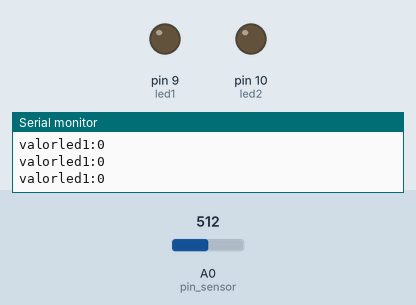
The sketch below on a simulated Arduino Uno, built with avr-gcc and run on an emulated ATmega328P. Shown: output pins drawn as LEDs (lit = HIGH), the last lines printed to the serial monitor. Inputs (shaded band) come from the test bench; at power-on: A0 (pin_sensor) = 512.

Above: at 1.2 s.
1.3 s: A0 (pin_sensor) set to 716
At 1.6 s:
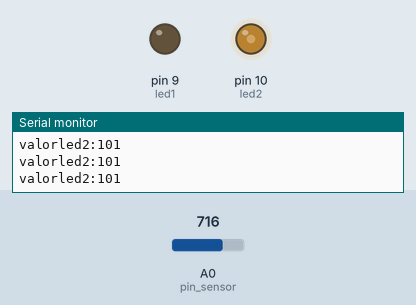
2.8 s: A0 (pin_sensor) set to 0
At 4.0 s:
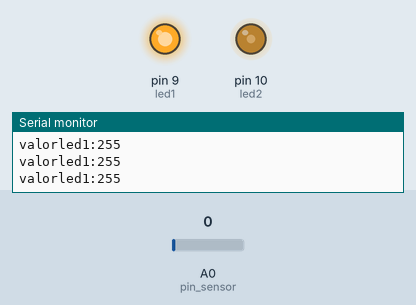
4.3 s: A0 (pin_sensor) set to 4
At 5.1 s:
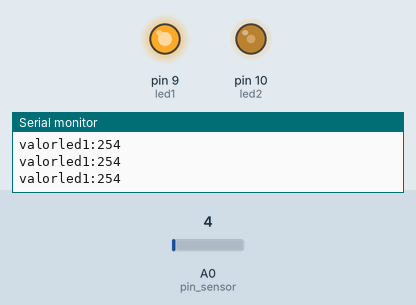
5.8 s: A0 (pin_sensor) set to 306
At 6.4 s:
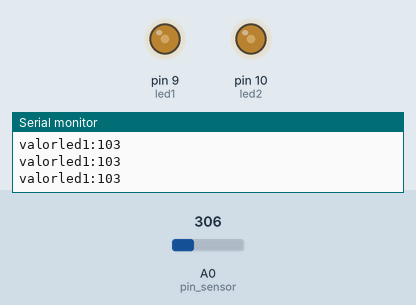
7.3 s: A0 (pin_sensor) set to 522
At 8.5 s:
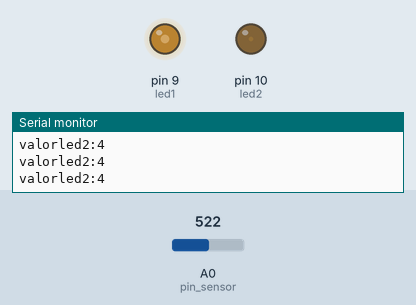
8.8 s: A0 (pin_sensor) set to 511
At 9.7 s:
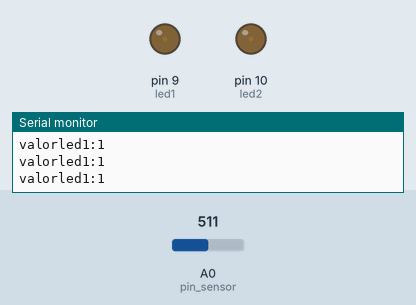
Timing chart, 0 to 11.3 s (numbered marks = the images above; inputs shaded):
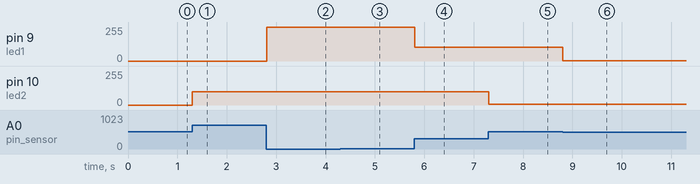

Measured:
- after the input at 1.3 s, pin 10 (led2): 0/255 → 101/255 at once
- after the input at 2.8 s, pin 9 (led1): 0/255 → 255/255 at once
- after the input at 4.3 s, pin 9 (led1): 255/255 → 254/255 at once
- after the input at 5.8 s, pin 9 (led1): 254/255 → 103/255 at once
- after the input at 7.3 s, pin 10 (led2): 101/255 → 4/255 at once
- after the input at 8.8 s, pin 9 (led1): 103/255 → 1/255 at once

The sketch:

10Dois_leds_meio_potenciometro.ino
```cpp
//10 ligar dois leds meio potenciometro
const int led = 13;
const int analogPin = A0;

unsigned long ultimo = 0;
int led1 = 9;
int led2 = 10;
int pin_sensor = A0;
int valor_sensor = 0;
int valorled1 = 0;
int valorled2 = 0;

void setup() {
  pinMode(pin_sensor, INPUT);
  pinMode(led1, OUTPUT);
  pinMode(led2, OUTPUT);
  Serial.begin(115200);
}

void loop() {
  valor_sensor = analogRead(pin_sensor);
  if (valor_sensor <= 512) {
    valorled1 = map(valor_sensor, 0, 512, 255, 0);
    analogWrite(led1, valorled1);
    Serial.print("valorled1:");
    Serial.println(valorled1);
    delay(10);
  }
  if (valor_sensor > 512) {
    valorled2 = map(valor_sensor, 513, 1023, 0, 255);
    analogWrite(led2, valorled2);
    Serial.print("valorled2:");
    Serial.println(valorled2);
    delay(10);
  }
}
```
